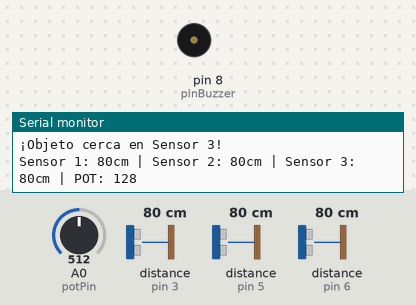
A sketch run on a simulated Arduino Uno, built with avr-gcc and run on an emulated ATmega328P. On the bench: buzzer (waves = sounding), the last lines printed to the serial monitor. Wiring (inferred from the names in the program): 3 × ultrasonic range finder: trigger pin 2, echo pin 3 / trigger pin 4, echo pin 5 / trigger pin 7, echo pin 6. The inputs (shaded band) are chosen by the test bench; at power-on: distance to the obstacle (sensors on pin 6, pin 3, pin 5) 80 cm, A0 (potPin) = 512. The echo pulse lasts 58.3 µs per cm.

Above: at 1.2 s.
1.3 s: distance to the obstacle (sensor on pin 6) set to 122 cm
4.3 s: distance to the obstacle (sensor on pin 6) set to 132 cm
At 4.3 s:
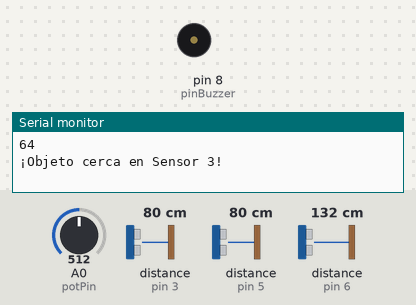
5.9 s: distance to the obstacle (sensor on pin 3) set to 67 cm
8.9 s: distance to the obstacle (sensor on pin 3) set to 59 cm
At 9.14 s:
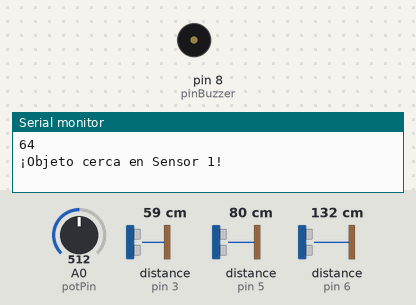
11.9 s: distance to the obstacle (sensor on pin 5) set to 2 cm
14.9 s: A0 (potPin) set to 84
At 15.18 s:
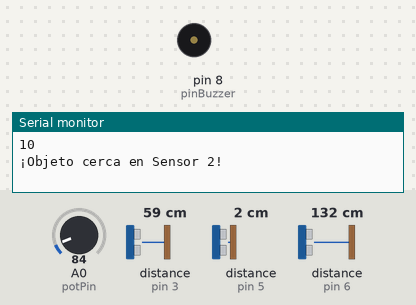
17.9 s: A0 (potPin) set to 70
Timing chart, 0 to 21.9 s (numbered marks = the images above; inputs shaded):
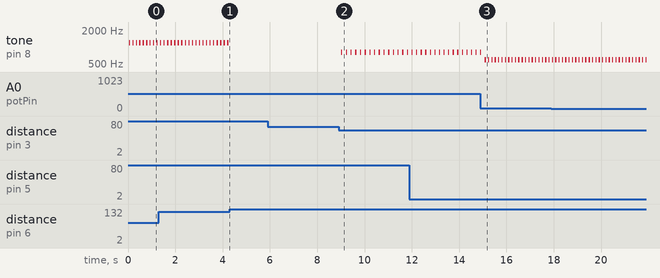

Measured:
- the behaviour switches between 127 and 128 cm on distance to the obstacle (sensor on pin 6) (found by bisection; images 0 and 1)
- the behaviour switches between 64 and 63 cm on distance to the obstacle (sensor on pin 3) (found by bisection; images 1 and 2)
- after the input at 4.3 s, tone on pin 8 (pinBuzzer): stops changing and stays silent
- after the input at 8.9 s, tone on pin 8 (pinBuzzer): alternates 800 Hz for 0.05 s and silent for 0.15 s, starting after 0.12 s
- after the input at 14.9 s, tone on pin 8 (pinBuzzer): alternates 600 Hz for 0.05 s and silent for 0.09 s, starting after 0.19 s
- by itself, tone on pin 8 (pinBuzzer): alternates 1200 Hz for 0.05 s and silent for 0.10 s

The sketch:

Gorra_con_sensores_final.ino
```cpp
// --- Pines para los sensores ultrasónicos ---
// Sensor 1
const int emisorTrig1 = 2;
const int receptorEcho1 = 3;
// Sensor 2
const int emisorTrig2 = 4;
const int receptorEcho2 = 5;
// Sensor 3
const int emisorTrig3 = 7;
const int receptorEcho3 = 6;
// --- Pin para buzzer ---
const int pinBuzzer = 8;
// --- Potenciómetro ---
int POT;
int POT2;
const int potPin = A0;
void setup() {
// Iniciar comunicación serial
Serial.begin(9600);
// Configurar pines del Sensor 1
pinMode(emisorTrig1, OUTPUT);
pinMode(receptorEcho1, INPUT);
digitalWrite(emisorTrig1, LOW);
// Configurar pines del Sensor 2
pinMode(emisorTrig2, OUTPUT);
pinMode(receptorEcho2, INPUT);
digitalWrite(emisorTrig2, LOW);
// Configurar pines del Sensor 3
pinMode(emisorTrig3, OUTPUT);
pinMode(receptorEcho3, INPUT);
digitalWrite(emisorTrig3, LOW);
// Configurar pin del zumbador
pinMode(pinBuzzer, OUTPUT);
}
// --- Función para medir la distancia con cualquier sensor ---
long medirDistancia(int trigPin, int echoPin)
{
// Asegurarse de que el Trig está apagado al inicio
digitalWrite(trigPin, LOW);
delayMicroseconds(2);
// Enviar el pulso ultrasónico de 10 microsegundos
digitalWrite(trigPin, HIGH);
delayMicroseconds(10);
digitalWrite(trigPin, LOW);
// Medir el tiempo que tarda en regresar el eco
long duracion = pulseIn(echoPin, HIGH);
// Calcular la distancia en centímetros (duracion / 58)
long distancia = duracion / 58;
return distancia;
}
void loop() {
// Leer el valor del potenciómetro (ajustado a rango 0-250)
POT = analogRead(potPin) / 4;
POT2 = analogRead(potPin) / 8;
// 1. Medir la distancia de cada sensor usando la función
long distancia1 = medirDistancia(emisorTrig1, receptorEcho1);
long distancia2 = medirDistancia(emisorTrig2, receptorEcho2);
long distancia3 = medirDistancia(emisorTrig3, receptorEcho3);
// 2. Imprimir las distancias y valor del potenciómetro en el monitor serial
Serial.print("Sensor 1: ");
Serial.print(distancia1);
Serial.print("cm | Sensor 2: ");
Serial.print(distancia2);
Serial.print("cm | Sensor 3: ");
Serial.print(distancia3);
Serial.print("cm | POT: ");
Serial.println(POT);
Serial.println(POT2);
// 3. Lógica de los tonos con umbral controlado por potenciómetro
if (distancia1 < POT2) {
Serial.println("¡Objeto cerca en Sensor 1!");
tone(pinBuzzer, 800, 50); // Tono de 800 Hz
delay(100);
}
else if (distancia2 < POT2) {
Serial.println("¡Objeto cerca en Sensor 2!");
tone(pinBuzzer, 600, 50); // Tono de 600 Hz
delay(50);
}
else if (distancia3 < POT) {
Serial.println("¡Objeto cerca en Sensor 3!");
tone(pinBuzzer, 1200, 50); // Tono de 1200 Hz
delay(50);
}
else {
Serial.println("Nada cerca");
}
// Pequeña pausa antes de la siguiente ronda de mediciones
delay(50);
}
```
